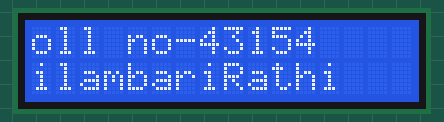
Simulated run of this sketch. Board: Arduino Uno, built with avr-gcc and run on an emulated ATmega328P. Shown: 16×2 character LCD.

Above: at 1.19 s.
At 3.94 s:
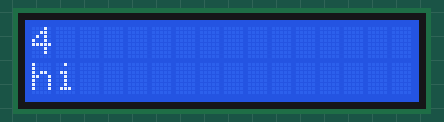
At 10.19 s:
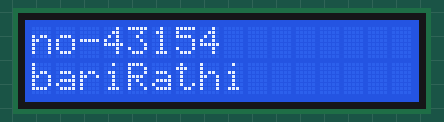
At 19.4 s:
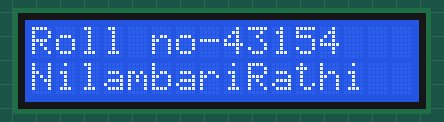
At 27.7 s:
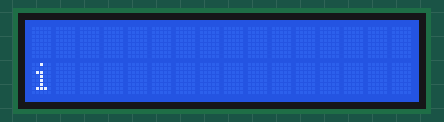
At 39.71 s:
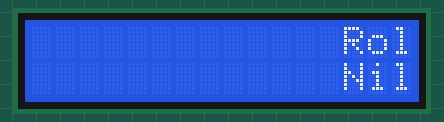

The sketch:

Code.ino
```cpp
// Name - Nilambari Rathi
// Roll No - 43154

#include <LiquidCrystal.h>
LiquidCrystal lcd(13,12,5,4,3,2);
void setup() {
// set up the LCD's number of columns and rows:
  lcd.begin(16, 2);
  // Print a message to the LCD.
  lcd.print("Roll no-43154");
  lcd.setCursor(0,1);
  lcd.print("NilambariRathi");
  delay(1000);
}

void loop() {
  for (int i = 0; i < 21; i++) {
    // scroll one position left:
    lcd.scrollDisplayLeft();
    // wait a bit:
    delay(250);
  }

  // scroll 31 positions (string length + display length) to the right
  // to move it offscreen right:
  for (int i = 0; i < 37; i++) {
    // scroll one position right:
    lcd.scrollDisplayRight();
    // wait a bit:
    delay(250);
  }

  // scroll 16 positions (display length + string length) to the left
  // to move it back to center:
  for (int i= 0; i< 16; i++) {
    // scroll one position left:
    lcd.scrollDisplayLeft();
    // wait a bit:
    delay(250);
  }

  // delay at the end of the full loop:
  delay(5000);
}
```

Measured:
- what the display in image 3 shows lasts 5.3 s, from 19.3 s to 24.6 s
